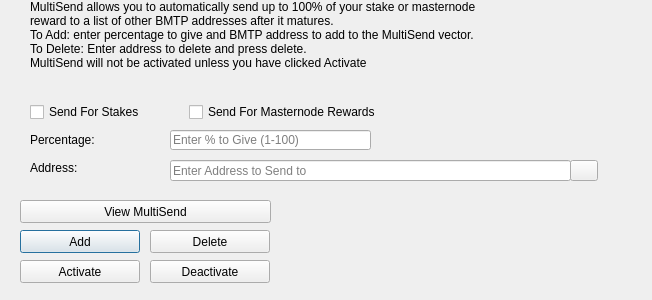
<?xml version="1.0" encoding="UTF-8"?>
<ui version="4.0">
 <class>MultiSendDialog</class>
 <widget class="QDialog" name="MultiSendDialog">
  <property name="windowModality">
   <enum>Qt::NonModal</enum>
  </property>
  <property name="geometry">
   <rect>
    <x>0</x>
    <y>0</y>
    <width>652</width>
    <height>300</height>
   </rect>
  </property>
  <property name="windowTitle">
   <string>MultiSend</string>
  </property>
  <widget class="QLineEdit" name="multiSendPercentEdit">
   <property name="geometry">
    <rect>
     <x>170</x>
     <y>130</y>
     <width>201</width>
     <height>20</height>
    </rect>
   </property>
   <property name="toolTip">
    <string>Enter whole numbers 1 - 100</string>
   </property>
   <property name="placeholderText">
    <string>Enter % to Give (1-100)</string>
   </property>
  </widget>
  <widget class="QLineEdit" name="multiSendAddressEdit">
   <property name="geometry">
    <rect>
     <x>170</x>
     <y>160</y>
     <width>401</width>
     <height>21</height>
    </rect>
   </property>
   <property name="toolTip">
    <string/>
   </property>
   <property name="placeholderText">
    <string>Enter Address to Send to</string>
   </property>
  </widget>
  <widget class="QLabel" name="label_2">
   <property name="geometry">
    <rect>
     <x>30</x>
     <y>0</y>
     <width>451</width>
     <height>121</height>
    </rect>
   </property>
   <property name="lineWidth">
    <number>1</number>
   </property>
   <property name="text">
    <string>MultiSend allows you to automatically send up to 100% of your stake or masternode reward to a list of other BMTP addresses after it matures.
To Add: enter percentage to give and BMTP address to add to the MultiSend vector.
To Delete: Enter address to delete and press delete.
MultiSend will not be activated unless you have clicked Activate</string>
   </property>
   <property name="alignment">
    <set>Qt::AlignLeading|Qt::AlignLeft|Qt::AlignTop</set>
   </property>
   <property name="wordWrap">
    <bool>true</bool>
   </property>
  </widget>
  <widget class="QLabel" name="message">
   <property name="geometry">
    <rect>
     <x>290</x>
     <y>200</y>
     <width>351</width>
     <height>91</height>
    </rect>
   </property>
   <property name="text">
    <string/>
   </property>
  </widget>
  <widget class="QPushButton" name="addButton">
   <property name="geometry">
    <rect>
     <x>20</x>
     <y>230</y>
     <width>120</width>
     <height>23</height>
    </rect>
   </property>
   <property name="toolTip">
    <string/>
   </property>
   <property name="statusTip">
    <string>Add to MultiSend Vector</string>
   </property>
   <property name="text">
    <string>Add</string>
   </property>
  </widget>
  <widget class="QPushButton" name="disableButton">
   <property name="geometry">
    <rect>
     <x>150</x>
     <y>260</y>
     <width>120</width>
     <height>23</height>
    </rect>
   </property>
   <property name="statusTip">
    <string>Deactivate MultiSend</string>
   </property>
   <property name="text">
    <string>Deactivate</string>
   </property>
  </widget>
  <widget class="QPushButton" name="addressBookButton">
   <property name="geometry">
    <rect>
     <x>570</x>
     <y>160</y>
     <width>28</width>
     <height>21</height>
    </rect>
   </property>
   <property name="toolTip">
    <string>Choose an address from the address book</string>
   </property>
   <property name="text">
    <string/>
   </property>
   <property name="icon">
    <iconset resource="../bmtp.qrc">
     <normaloff>:/icons/address-book</normaloff>:/icons/address-book</iconset>
   </property>
   <property name="shortcut">
    <string>Alt+A</string>
   </property>
   <property name="autoDefault">
    <bool>false</bool>
   </property>
  </widget>
  <widget class="QLabel" name="label">
   <property name="geometry">
    <rect>
     <x>30</x>
     <y>130</y>
     <width>121</width>
     <height>20</height>
    </rect>
   </property>
   <property name="toolTip">
    <string>Percentage of stake to send</string>
   </property>
   <property name="text">
    <string>Percentage:</string>
   </property>
  </widget>
  <widget class="QLabel" name="label_5">
   <property name="geometry">
    <rect>
     <x>30</x>
     <y>160</y>
     <width>111</width>
     <height>16</height>
    </rect>
   </property>
   <property name="toolTip">
    <string>Address to send portion of stake to</string>
   </property>
   <property name="text">
    <string>Address:</string>
   </property>
  </widget>
  <widget class="QPushButton" name="deleteButton">
   <property name="geometry">
    <rect>
     <x>150</x>
     <y>230</y>
     <width>120</width>
     <height>23</height>
    </rect>
   </property>
   <property name="toolTip">
    <string/>
   </property>
   <property name="statusTip">
    <string>Delete Address From MultiSend Vector</string>
   </property>
   <property name="text">
    <string>Delete</string>
   </property>
  </widget>
  <widget class="QPushButton" name="activateButton">
   <property name="geometry">
    <rect>
     <x>20</x>
     <y>260</y>
     <width>120</width>
     <height>23</height>
    </rect>
   </property>
   <property name="statusTip">
    <string>Activate MultiSend</string>
   </property>
   <property name="text">
    <string>Activate</string>
   </property>
  </widget>
  <widget class="QPushButton" name="viewButton">
   <property name="geometry">
    <rect>
     <x>20</x>
     <y>200</y>
     <width>251</width>
     <height>23</height>
    </rect>
   </property>
   <property name="toolTip">
    <string/>
   </property>
   <property name="statusTip">
    <string>View MultiSend Vector</string>
   </property>
   <property name="text">
    <string>View MultiSend</string>
   </property>
  </widget>
  <widget class="QWidget" name="horizontalLayoutWidget">
   <property name="geometry">
    <rect>
     <x>30</x>
     <y>100</y>
     <width>351</width>
     <height>24</height>
    </rect>
   </property>
   <layout class="QHBoxLayout" name="horizontalLayout">
    <item>
     <widget class="QCheckBox" name="multiSendStakeCheckBox">
      <property name="text">
       <string>Send For Stakes</string>
      </property>
     </widget>
    </item>
    <item>
     <widget class="QCheckBox" name="multiSendMasternodeCheckBox">
      <property name="text">
       <string>Send For Masternode Rewards</string>
      </property>
     </widget>
    </item>
   </layout>
  </widget>
 </widget>
 <resources>
  <include location="../bmtp.qrc"/>
 </resources>
 <connections/>
</ui>
